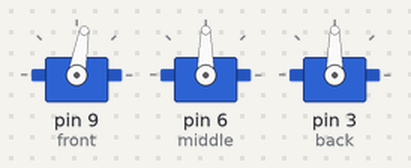
This sketch was run on a simulated Arduino Uno, built with avr-gcc and run on an emulated ATmega328P. Shown: 3 × servo.

Above: at 0.05 s.
Timing chart, 0 to 3.0 s (numbered marks = the images above):
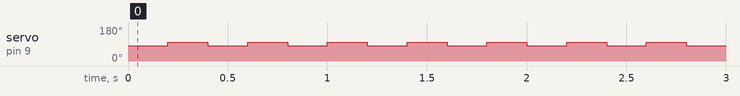

The sketch:

arduino_script.ino
```cpp
#include <Servo.h>

Servo front;
Servo middle;
Servo back;// create servo object to control a servo
// twelve servo objects can be created on most boards

int p = 0;    // variable to store the servo position

void setup() {
  front.attach(9);
  middle.attach(6);
  back.attach(3);// attaches the servo on pin 9 to the servo object
}

void loop() {

front.write(80);
delay(200);
front.write(100);
delay (200);
  }
```

Measured:
- by itself, servo on pin 9 (front): alternates 100° for 0.20 s and 80° for 0.20 s
